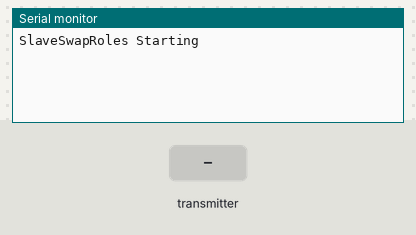
Simulated run of this sketch. Board: Arduino Uno, built with avr-gcc and run on an emulated ATmega328P. Shown: the last lines printed to the serial monitor. The test bench sets the inputs (shaded band). No radio packets arrive unless stated.

Above: at 1.2 s.
1.3 s: the transmitter starts sending AngleX = 0
At 1.37 s:
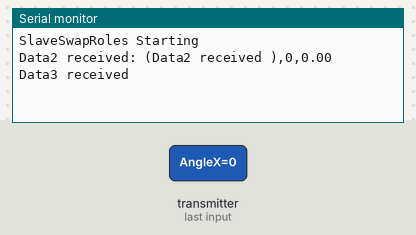
2.8 s: the transmitter starts sending AngleY = 0
5.8 s: the transmitter starts sending AngleX = 45
At 6.03 s:
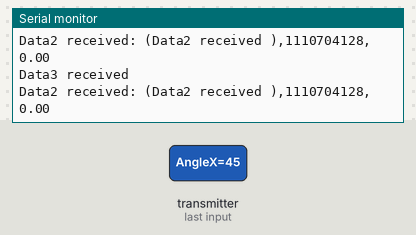
8.8 s: the transmitter starts sending AngleZ = 0
At 8.82 s:
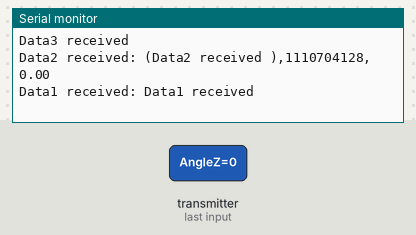

The sketch:

Ground.ino
```cpp
// SlaveSwapRoles

#include <SPI.h>
#include <nRF24L01.h>
#include <RF24.h>


#define CE_PIN 9
#define CSN_PIN 8

const byte slaveAddress[5] = { 'R', 'x', 'A', 'A', 'A' };
const byte masterAddress[5] = { 'T', 'X', 'a', 'a', 'a' };

RF24 radio(CE_PIN, CSN_PIN);  // Create a Radio
struct package1 {
  float AngleX;
  float AngleY;
  float AngleZ;
  float Temp_DHT;
  float RH;
  long Temp_BMP;
  float SEA_LEVEL_PRESSURE;
};
typedef struct package1 package1;
package1 data1;
struct package2 {
  long Press;
  double Altitude_BMP;
  char lastString[15];
};
typedef struct package2 package2;
package2 data2;
char firstString[30];
String data3toreceive;
int replyData[2] = { 109, -4000 };  // the two values to be sent to the master
bool newData1 = false;
bool newData2 = false;
bool newData3 = false;

unsigned long currentMillis;
unsigned long prevMillis;
unsigned long txIntervalMillis = 1000;  // send once per second
char new_LED_BUZZER = "1";
char last_LED_BUZZER = "0";

void setup() {

  Serial.begin(9600);

  Serial.println("SlaveSwapRoles Starting");

  radio.begin();
  radio.setDataRate(RF24_2MBPS);

  radio.openWritingPipe(masterAddress);  // NB these are swapped compared to the master
  radio.openReadingPipe(1, slaveAddress);
  radio.setPALevel(RF24_PA_MAX);
  radio.setRetries(3, 5);  // delay, count
  radio.startListening();
}

//====================

void loop() {
  //LED & BUZZER
  last_LED_BUZZER = new_LED_BUZZER;
  if (last_LED_BUZZER != new_LED_BUZZER) {
    send();
  }
  if (Serial.available() > 0) {
    new_LED_BUZZER = Serial.read();
    if (new_LED_BUZZER == '1') {
      digitalWrite(4, HIGH);
    } else if (new_LED_BUZZER == '2') {
      digitalWrite(4, LOW);
    } else if (new_LED_BUZZER == '3') {
      digitalWrite(5, HIGH);
    } else if (new_LED_BUZZER == '4') {
      digitalWrite(5, LOW);
    }
  }
  getData();
  data3toreceive = String(data2.lastString) + String(firstString);
  showData();
}

//====================

void send() {
  radio.stopListening();
  bool rslt;
  rslt = radio.write(&new_LED_BUZZER, sizeof(new_LED_BUZZER));
  radio.startListening();
  if (rslt) {
    Serial.println("Acknowledge Received");
  } else {
    Serial.println("Tx failed");
  }
}

//================

void getData() {

  //while (radio.available()){
  if (radio.available()) {
    radio.read(&data1, sizeof(package1));
    newData1 = true;
    Serial.print("Data1 received: ");
  } else newData1 = false;
  delay(2);
  if (radio.available()) {
    //while(radio.available()){
    radio.read(&data2, sizeof(package2));
    newData2 = true;
    Serial.print("Data2 received: ");
  } else newData2 = false;

  delay(2);
  if (radio.available()) {
    radio.read(&firstString, sizeof(firstString));
    newData3 = true;

  } else newData3 = false;
  //}
}

//================

void showData() {
  if (newData1 == true) {
    Serial.println("Data1 received ");
    Serial.print("MPU:");
    Serial.print(data1.AngleX);
    Serial.print(",");
    Serial.print(data1.AngleY);
    Serial.print(",");
    Serial.println(data1.AngleZ);
    Serial.print("DHT:");
    Serial.print(data1.Temp_DHT);
    Serial.print(",");
    Serial.println(data1.RH);
    Serial.print("BMP:");
    Serial.print(data1.Temp_BMP);
    Serial.print(",");
    Serial.print(data1.SEA_LEVEL_PRESSURE * 100);
  }
  if (newData2 == true) {
    Serial.print("(Data2 received )");
    Serial.print(",");
    Serial.print(data2.Press);
    Serial.print(",");
    Serial.println(data2.Altitude_BMP);
  }
  if (newData3 == true) {
    Serial.println("Data3 received ");
    Serial.println(data3toreceive);
  }
}

//================
```

BMP_lib.cpp
```cpp
#include "BMP_lib.h"

short AC1 = 0;
short AC2 = 0;
short AC3 = 0;
unsigned short AC4 = 0;
unsigned short AC5 = 0;
unsigned short AC6 = 0;
short B_1 = 0;
short B2 = 0;
short MB = 0;
short MC = 0;
short MD = 0;

long X1 = 0;
long X2 = 0;
long B5 = 0;

char oss = 0;


void read_calib() {

  Wire.beginTransmission(0x77);
  Wire.write(0xAA);
  Wire.endTransmission();

  Wire.requestFrom(0x77, 22);

  if (Wire.available() == 22) {

    AC1 = read2bytes();
    AC2 = read2bytes();
    AC3 = read2bytes();
    AC4 = read2bytes();
    AC5 = read2bytes();
    AC6 = read2bytes();
    B_1 = read2bytes();
    B2 = read2bytes();
    MB = read2bytes();
    MC = read2bytes();
    MD = read2bytes();
  }
  //Serial.println(AC1);  Serial.println(AC2);Serial.println(AC3);Serial.println(AC4);Serial.println(AC5);Serial.println(AC6);
  //Serial.println(B_1);Serial.println(B2);Serial.println(MB);Serial.println(MC);Serial.println(MD);
}
void read_temp(long* temp) {
  //read uncompensated temperature
  Wire.beginTransmission(0x77);
  Wire.write(0xF4);
  Wire.write(0x2E);
  Wire.endTransmission();

  delayMicroseconds(4500);

  Wire.beginTransmission(0x77);
  Wire.write(0xF6);
  Wire.endTransmission();

  Wire.requestFrom(0x77, 2);

  long UT = 0;
  if (Wire.available() == 2) { UT = read2bytes(); }

  //calculate true temperature
  X1 = (UT - AC6) * AC5 / pow(2, 15);
  X2 = MC * pow(2, 11) / (X1 + MD);
  B5 = X1 + X2;
  *temp = (B5 + 8) / pow(2, 4);
}
void read_press(long* press) {
  //read uncompensated pressure
  Wire.beginTransmission(0x77);
  Wire.write(0xF4);
  Wire.write(0x34 + (oss << 6));
  Wire.endTransmission();

  switch (oss) {
    case 0:
      delayMicroseconds(4500);
      break;
    case 1:
      delayMicroseconds(7500);
      break;
    case 2:
      delayMicroseconds(13500);
      break;
    case 3:
      delay(25);
      delayMicroseconds(500);
      break;
  }

  Wire.beginTransmission(0x77);
  Wire.write(0xF6);
  Wire.endTransmission();

  Wire.requestFrom(0x77, 3);

  long UP = 0;
  if (Wire.available() == 3) {
    UP = read2bytes();
    UP = (UP << 8 | Wire.read()) >> (8 - oss);
  }

  //calculate true pressure
  long B6 = B5 - 4000;
  X1 = (B2 * (B6 * B6 / pow(2, 12))) / pow(2, 11);
  X2 = AC2 * B6 / pow(2, 11);
  long X3 = X1 + X2;
  long B3 = (((AC1 * 4 + X3) << oss) + 2) / 4;
  X1 = AC3 * B6 / pow(2, 13);
  X2 = (B_1 * (B6 * B6 / pow(2, 12))) / pow(2, 16);
  X3 = ((X1 + X2) + 2) / pow(2, 2);
  unsigned long B4 = AC4 * (unsigned long)(X3 + 32768) / pow(2, 15);
  unsigned long B7 = ((unsigned long)UP - B3) * (50000 >> oss);
  long p = 0;
  if (B7 < 0x80000000) {
    p = (B7 * 2) / B4;
  } else {
    p = (B7 / B4) * 2;
  }
  X1 = (p / pow(2, 8)) * (p / pow(2, 8));
  X1 = (X1 * 3038) / pow(2, 16);
  X2 = (-7357 * p) / pow(2, 16);
  *press = p + (X1 + X2 + 3791) / pow(2, 4);
}

void calculateAltitude(float currentPressure, double* altitude) {
  float SEA_LEVEL_PRESSURE = 1013.25;  //hPa
  *altitude = (44330.0 * (1.0 - pow(currentPressure / SEA_LEVEL_PRESSURE, 1 / 5.255)));
}

void calculateSeaLevelPressure(float currentPressure, double Altitude, float* SEA_LEVEL_PRESSURE) {
  *SEA_LEVEL_PRESSURE = currentPressure / pow(1 - (Altitude / 44330), 5.255);
}
```

BMP_lib.h
```cpp
#include "Arduino.h"
#include <Wire.h>

#ifndef BMP_Sensor
#define BMP_Sensor

#define read2bytes() ((long)Wire.read() << 8 | (long)Wire.read())

extern char oss;

void read_calib();
void read_temp(long* temp);
void read_press(long* press);
void calculateAltitude(float currentPressure, double* altitude);
void calculateSeaLevelPressure(float currentPressure, double Altitude, float* SEA_LEVEL_PRESSURE);

#endif
```

DHT_lib.cpp
```cpp
#include "HardwareSerial.h"
#include "Arduino.h"
#include "DHT_lib.h"

void init_dht(char pin) {
  pinMode(pin, INPUT);
  digitalWrite(pin, HIGH);
}

char read_dht(char pin, float* temp, float* rh) {
  char data[40] = {};

  pinMode(pin, OUTPUT);

  //start signal
  digitalWrite(pin, LOW);
  delay(18);
  digitalWrite(pin, HIGH);

  //wait for response
  pinMode(pin, INPUT);
  delayMicroseconds(40);

  //check response
  if (digitalRead(pin) == HIGH) {
    return 1;
  }

  while (digitalRead(pin) == LOW)
    ;
  while (digitalRead(pin) == HIGH)
    ;

  //Read data
  for (int i = 0; i < 40; i++) {
    while (digitalRead(pin) == LOW)
      ;
    delayMicroseconds(30);
    if (digitalRead(pin) == HIGH) {
      data[i] = 1;
      while (digitalRead(pin) == HIGH)
        ;
    }
  }

  int rh_int = 0;  //0b 0000 0000
  for (int i = 0; i < 8; i++) {
    rh_int = rh_int << 1;
    if (data[i] == 1) {
      rh_int |= 1;
    }
  }
  int rh_dec = 0;  //0b 0000 0000
  for (int i = 8; i < 16; i++) {
    rh_dec = rh_dec << 1;
    if (data[i] == 1) {
      rh_dec |= 1;
    }
  }
  int temp_int = 0;  //0b 0000 0000
  for (int i = 16; i < 24; i++) {
    temp_int = temp_int << 1;
    if (data[i] == 1) {
      temp_int |= 1;
    }
  }
  int temp_dec = 0;  //0b 0000 0000
  for (int i = 24; i < 32; i++) {
    temp_dec = temp_dec << 1;
    if (data[i] == 1) {
      temp_dec |= 1;
    }
  }
  int sum_check = 0;  //0b 0000 0000
  for (int i = 32; i < 40; i++) {
    sum_check = sum_check << 1;
    if (data[i] == 1) {
      sum_check |= 1;
    }
  }

  //Check the sum
  if (sum_check == rh_int + rh_dec + temp_int + temp_dec) {

    float deci = rh_dec;
    while (deci >= 1) {
      deci /= 10.0;
    }
    *rh = rh_int + deci;
    deci = temp_dec;
    while (deci >= 1) {
      deci /= 10.0;
    }
    *temp = temp_int + deci;
    return 2;
  }
  return 3;
}
```

DHT_lib.h
```cpp
#include "Arduino.h"

#ifndef DHT11Sensor
#define DHT11Sensor

void init_dht(char pin);

char read_dht(char pin, float* temp, float* rh);

#endif
```

GPS_lib.cpp
```cpp
#include "GPS_lib.h"

char Massege_ID[6];
char UTC_Position[11];
char LATITUDE[10];
char N_S[2];
char LONGITUDE[11];
char E_W[2];
char Position_Fix_Indicator[2];
char Satellites_Used[3];
char HDOP[4];
char MSL_Altitude[7];

String read_GPS() {
  while (1 == 1) {
    if (Serial.read() == '$') {
      Serial.readBytesUntil(',', Massege_ID, 6);

      //check massege ID
      if (Massege_ID[2] == 'G' && Massege_ID[3] == 'G' && Massege_ID[4] == 'A') {

        //read data
        Serial.readBytesUntil(',', UTC_Position, 11);
        Serial.readBytesUntil(',', LATITUDE, 10);
        Serial.readBytesUntil(',', N_S, 2);
        Serial.readBytesUntil(',', LONGITUDE, 11);
        Serial.readBytesUntil(',', E_W, 2);
        Serial.readBytesUntil(',', Position_Fix_Indicator, 2);
        Serial.readBytesUntil(',', Satellites_Used, 3);
        Serial.readBytesUntil(',', HDOP, 4);
        Serial.readBytesUntil(',', MSL_Altitude, 7);

        //null char
        Massege_ID[5] = '\0';
        UTC_Position[10] = '\0';
        LATITUDE[9] = '\0';
        N_S[1] = '\0';
        LONGITUDE[10] = '\0';
        E_W[1] = '\0';
        Position_Fix_Indicator[1] = '\0';
        Satellites_Used[2] = '\0';
        HDOP[3] = '\0';
        MSL_Altitude[6] = '\0';

        String gpsData = String(Massege_ID) + "," + String(LATITUDE) + "," + String(N_S) + "," + String(LONGITUDE) ;

        return gpsData;
      }
    }
  }
}
```

GPS_lib.h
```cpp
#include "Arduino.h"
#include <Wire.h>

#ifndef GPSsensor
#define GPSsensor

String read_GPS();

#endif
```

Measured:
- after the input at 1.3 s, the serial monitor: prints a new line at once (image 1)
- after the input at 5.8 s, the serial monitor: prints a new line at once (image 2)
- after the input at 8.8 s, the serial monitor: prints a new line at once (image 3)
